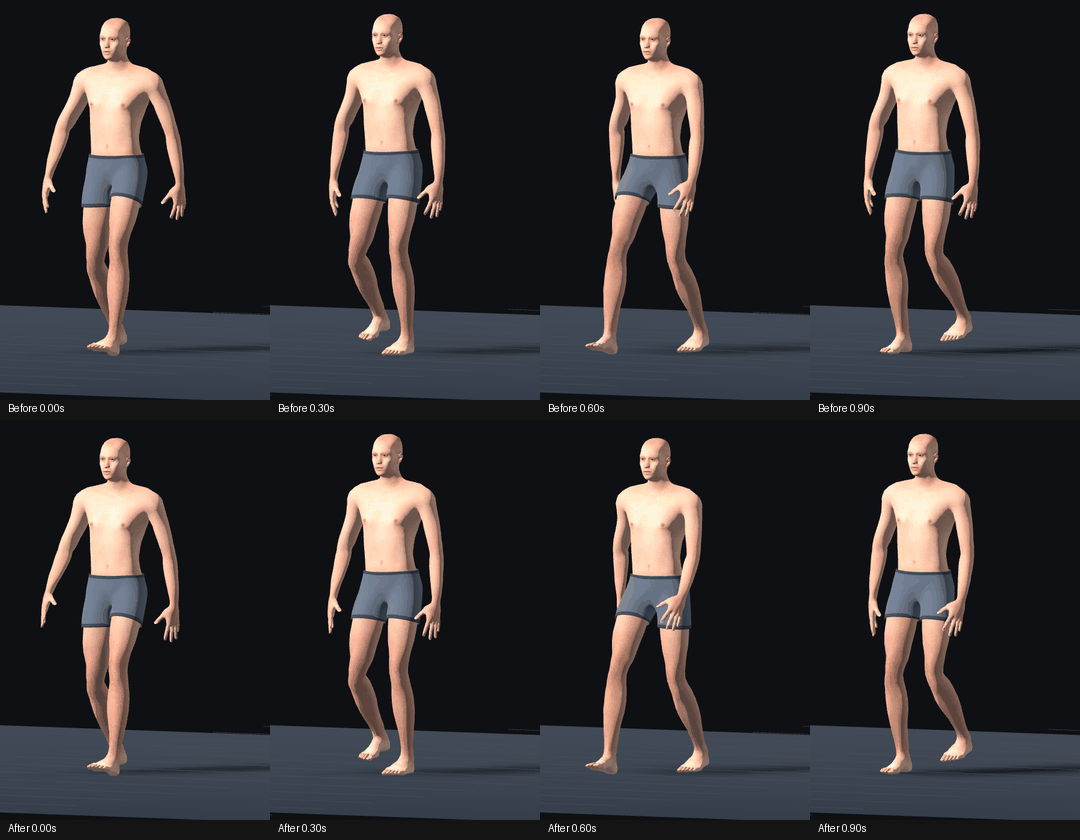
#> input picture tools/blender/locomotion_previews/arms_contact_sheet.png, 1080 x 840 px, given in place of 000.png, which was not available
$ python encode_review_views.py
#> lines starting #> are read from the running program, lines starting #| are printed output that depends on the picture
"""Encode the three sign-off views and eight-facing pose sheets from Godot captures.
Run Godot --path prototype -- --record --review first. Requires Pillow.
--baseline points to a saved frames_review directory for matched comparisons.
"""
import argparse,json
from pathlib import Path
from PIL import Image,ImageDraw
ROOT=Path(__file__).resolve().parent/'locomotion_previews'
VIEWS=[('isometric','ISOMETRIC'),('three_quarter','RAISED 3/4'),('top_down','TOP-DOWN')]
def tile(path):
    with Image.open(path) as image:
#> image is the input picture: PIL image 1080x840 RGB; mean R, G, B 51.8, 49.3, 51.3
        image=image.convert('RGB')
        w,h=image.size
#> w = 1080; h = 840
        return image.crop(((w-h)//2,0,(w+h)//2,h)).resize((440,440),Image.Resampling.LANCZOS)
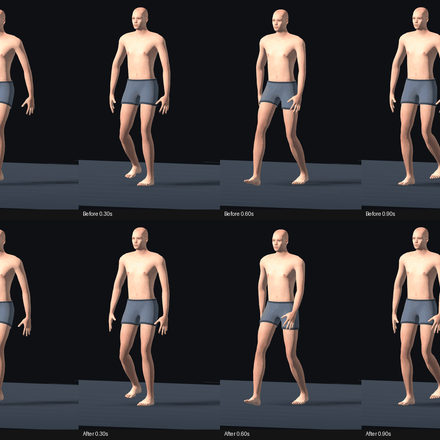
#> returned value: PIL image 440x440 RGB; mean R, G, B 53.1, 50.4, 52.2
def loop(path,frames):
    frames[0].save(path,save_all=True,append_images=frames[1:],duration=[30,30,40]*12,loop=0,optimize=False)
def labelled(images,labels):
    frame=Image.new('RGB',(440*len(images),470),'#151922');draw=ImageDraw.Draw(frame)
    for i,(image,label) in enumerate(zip(images,labels)):
        frame.paste(image,(440*i,30));draw.text((440*i+12,9),label,fill='white')
    return frame
if __name__=='__main__':
    parser=argparse.ArgumentParser();parser.add_argument('--baseline',type=Path);args=parser.parse_args()
    combined=[]
    all_frames={name:[tile(ROOT/'frames_review'/name/f'{i:03d}.png') for i in range(36)] for name,_ in VIEWS}
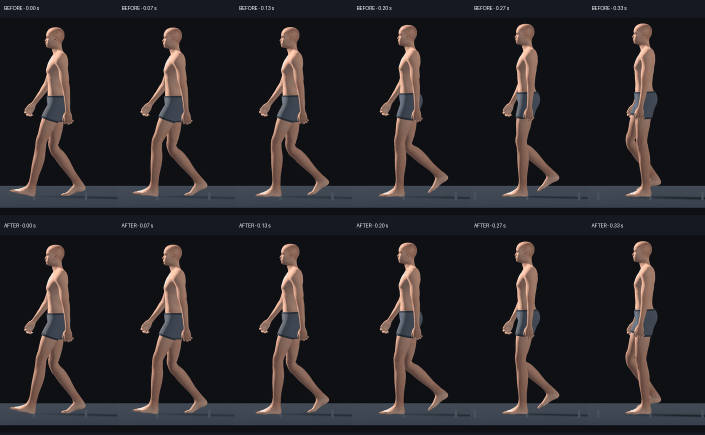
#> input picture tools/blender/locomotion_previews/dip_contact_sheet.png, 1410 x 870 px, given in place of 001.png, which was not available (shown at 1/2 size)
#> in tile, image is the input picture: PIL image 1410x870 RGB; mean R, G, B 37.1, 35.3, 38.2
#> in tile (call 2), `return image.crop(((w-h)//2,0,(w+h)//2,h)).resize((440,440),Image.Resa..`:
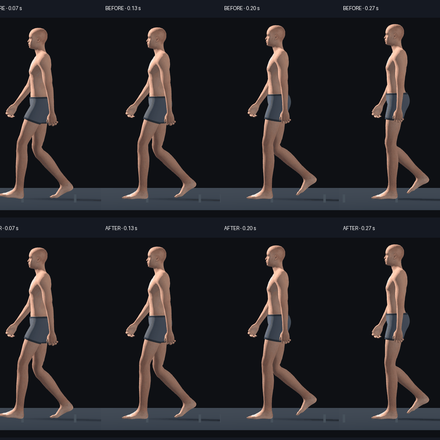
#> returned value: PIL image 440x440 RGB; mean R, G, B 38.7, 36.5, 39.1
#> (the run stopped early here; a loop or call above may not have finished)
